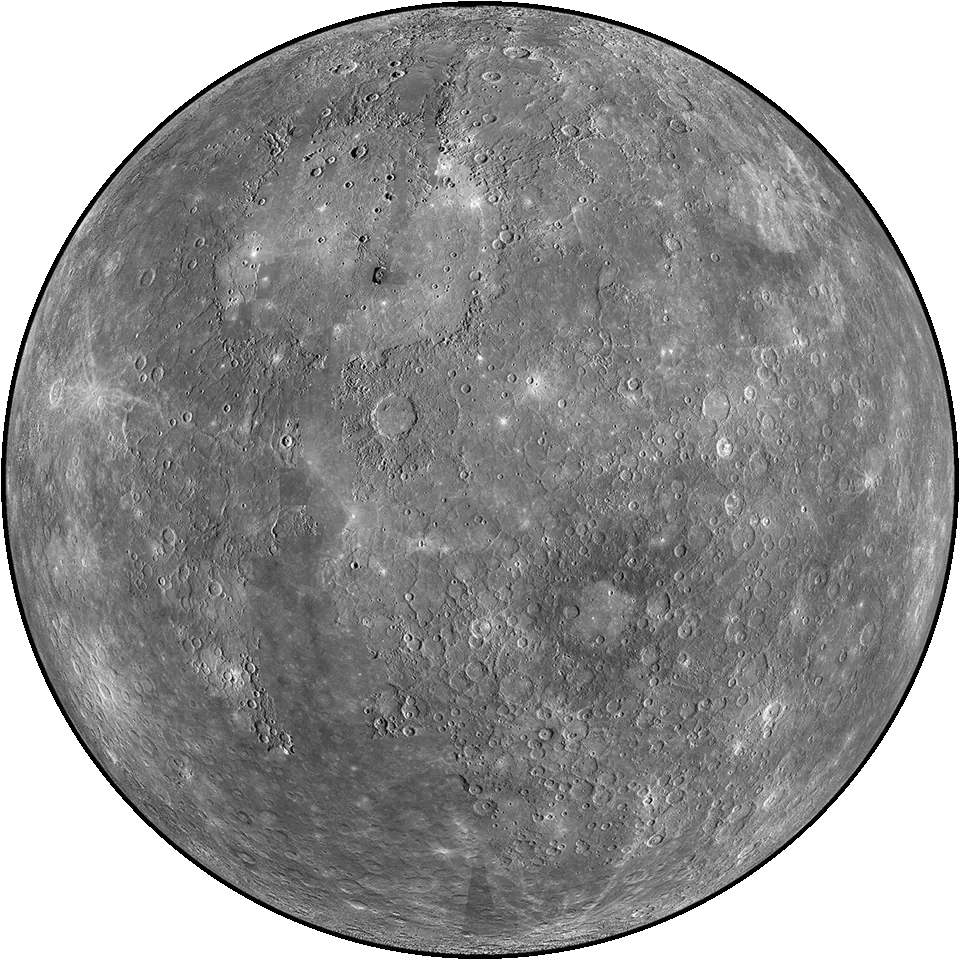
#> input picture docs/assets/photos/mercury.webp, 960 x 960 px, given in place of mercury.jpg, which was not available
$ python prepare-photos.py
#> lines starting #> are read from the running program, lines starting #| are printed output that depends on the picture; after the words box and inside, x2 and y2 are one past the last pixel; in counts of white or black regions, pixels touching at a corner belong together
"""Prepare display crops only. No recolouring, generative fill or synthesized detail.
Original download URLs and mission treatment: image-sources.json.
Pillow required. Images are cached in source-images/ (not deployed).
"""
from PIL import Image,ImageDraw
import json,urllib.request,pathlib
sources=json.loads(pathlib.Path('image-sources.json').read_text(encoding='utf8'))
#> (reads image-sources.json from the repository)
pathlib.Path('source-images').mkdir(exist_ok=True)
pathlib.Path('docs/assets/photos').mkdir(exist_ok=True)
# Square display crops in normalized original coordinates. Uranus: left panel only.
crops={'mercury':(.04,.04,.96,.96),'venus':(.18,.16,.85,.83),'earth':(.06,.06,.94,.94),'mars':(0,0,1,1),'jupiter':(.235,.035,.785,.99),'saturn':(.29,.25,.69,.79),'uranus':(.045,.1,.485,.98),'neptune':(.27,.29,.71,.73)}
for name,s in sources.items():
 id=s['id'];url=f'https://assets.science.nasa.gov/dynamicimage/assets/science/psd/photojournal/pia/{id[:5].lower()}/{id.lower()}/{id}.jpg?w=1600&fit=clip';s['download']=url
 path=pathlib.Path(f'source-images/{name}.jpg')
 if not path.exists():urllib.request.urlretrieve(url,path)
 im=Image.open(path).convert('RGB');w,h=im.size;a,b,c,d=crops[name];im=im.crop((round(a*w),round(b*h),round(c*w),round(d*h))).resize((960,960),Image.Resampling.LANCZOS)
#> after `im = Image.open(path).convert('RGB')`:
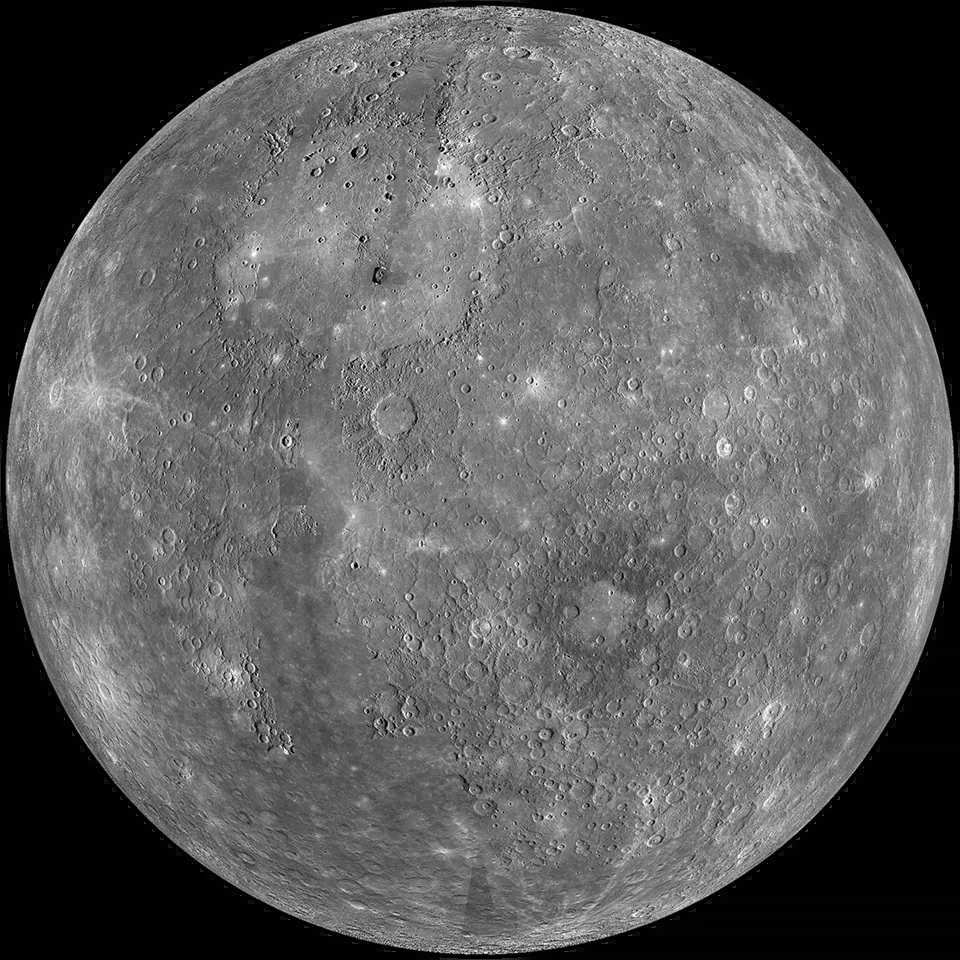
#> im: PIL image 960x960 RGB; mean R, G, B 94, 94, 94
#> after `w, h = im.size`: w = 960; h = 960
#> after `im = im.crop((round(a * w), round(b * h), round(c * w), round(d * h)))`:
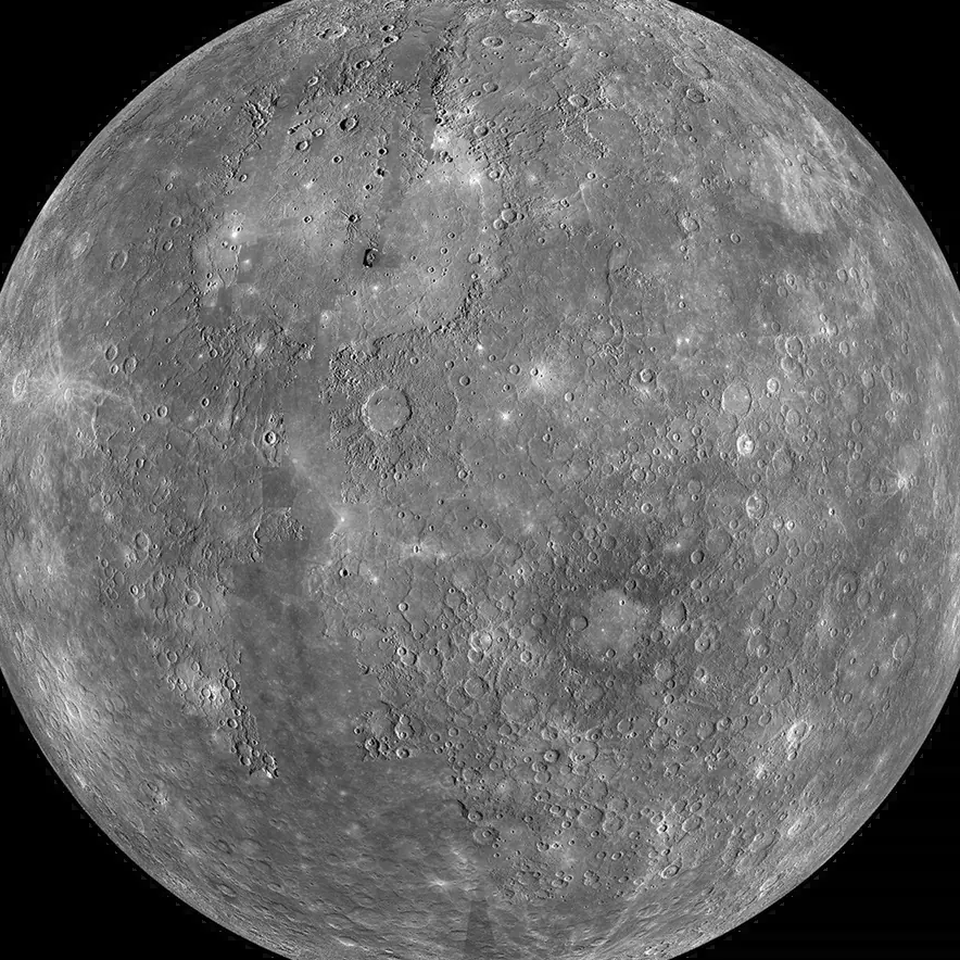
#> im: PIL image 960x960 RGB; mean R, G, B 105.6, 105.6, 105.6
 # Geometric circle mask removes only the square's corners; preserves dark terminators.
 mask=Image.new('L',(960,960));ImageDraw.Draw(mask).ellipse((1,1,958,958),fill=255);im.putalpha(mask)
#> after `mask = Image.new('L', (960, 960))`: mask: PIL image 960x960 L; every value is 0
#> after `ImageDraw.Draw(mask).ellipse((1, 1, 958, 958), fill=255)`:
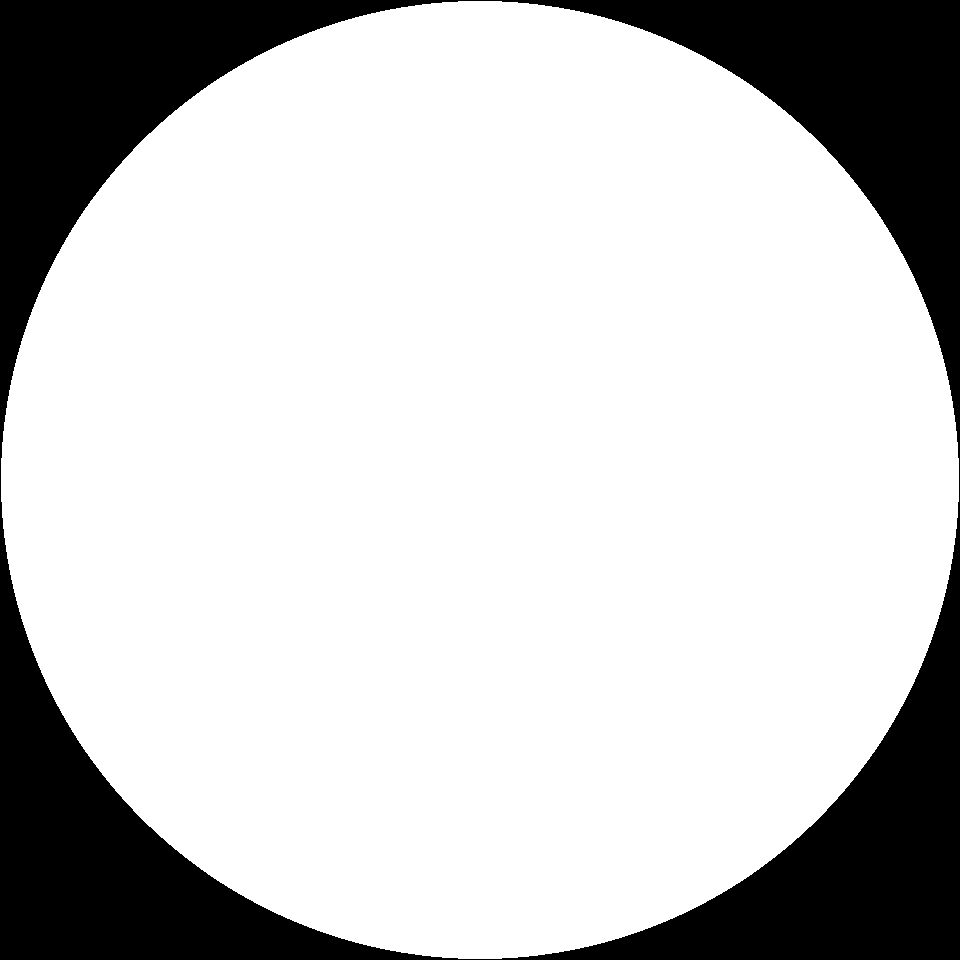
#> mask: PIL image 960x960 L; 78.2% white; 1 black region, box (x1, y1, x2, y2) and area: (0, 0, 960, 960) 200900
#> after `im.putalpha(mask)`:
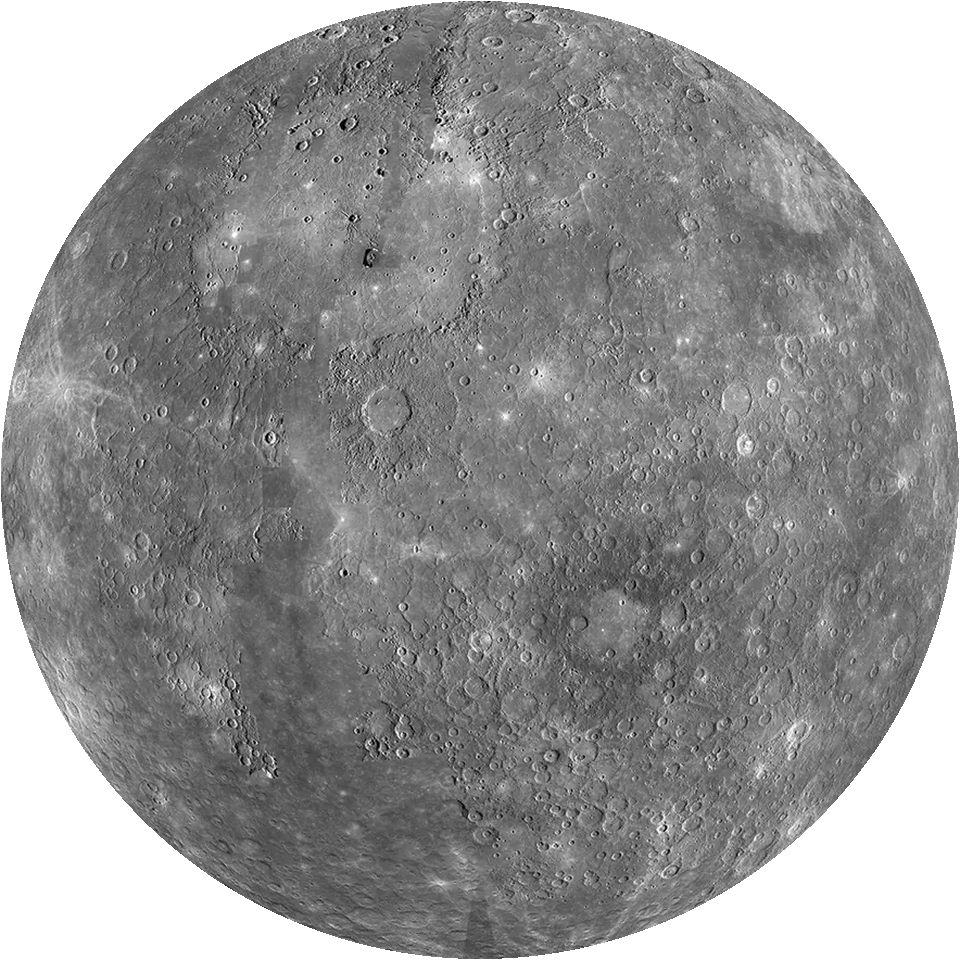
#> im: PIL image 960x960 RGBA; mean R, G, B, A 105.6, 105.6, 105.6, 199.4; transparent parts drawn white
#> (the run stopped early here; a loop or call above may not have finished)
